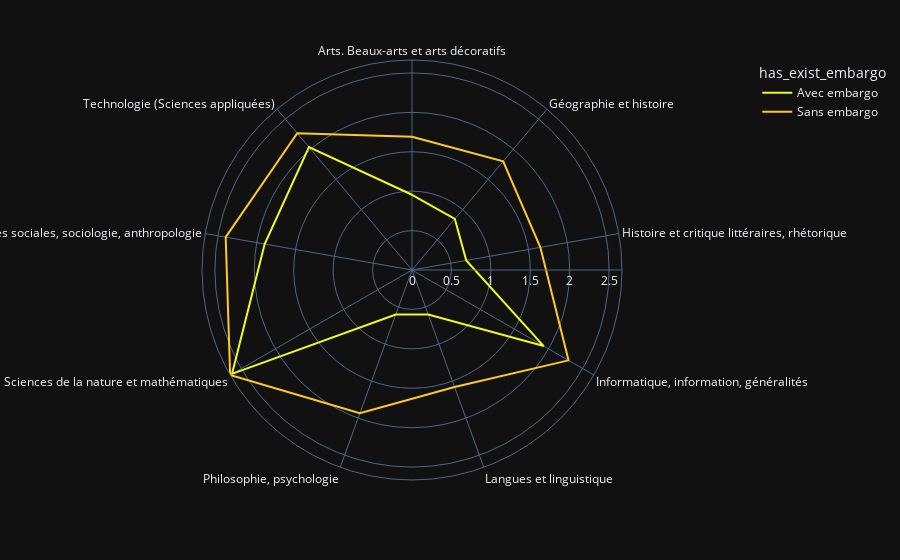

Notebook code for this chart:
### Code cell
t.columns = [str(column) for column in t.columns]
px.line_polar(t, r="log_count", theta="discipline", color="embargo", line_close=True,
                    color_discrete_sequence=px.colors.sequential.Plasma_r,
                    template="plotly_dark",)

### Figure 1 — Plotly figure (JSON) as saved in the notebook; plotly's stock layout.template omitted (floating-point values rounded to 4 significant figures)
{"data": [{"hovertemplate": "has_exist_embargo=Avec embargo<br>log_count=%{r}<br>oai_set_specs_0_regroup_label=%{theta}<extra></extra>", "legendgroup": "Avec embargo", "line": {"color": "#f0f921", "dash": "solid"}, "marker": {"symbol": "circle"}, "mode": "lines", "name": "Avec embargo", "r": [0.9542, 0.8451, 0.699, 1.929, 0.6021, 0.6021, 2.636, 1.898, 2.033, 0.9542], "showlegend": true, "subplot": "polar", "theta": ["Arts. Beaux-arts et arts décoratifs", "Géographie et histoire", "Histoire et critique littéraires, rhétorique", "Informatique, information, généralités", "Langues et linguistique", "Philosophie, psychologie", "Sciences de la nature et mathématiques", "Sciences sociales, sociologie, anthropologie", "Technologie (Sciences appliquées)", "Arts. Beaux-arts et arts décoratifs"], "type": "scatterpolar"}, {"hovertemplate": "has_exist_embargo=Sans embargo<br>log_count=%{r}<br>oai_set_specs_0_regroup_label=%{theta}<extra></extra>", "legendgroup": "Sans embargo", "line": {"color": "#fdca26", "dash": "solid"}, "marker": {"symbol": "circle"}, "mode": "lines", "name": "Sans embargo", "r": [1.69, 1.799, 1.653, 2.292, 1.58, 1.934, 2.664, 2.4, 2.265, 1.69], "showlegend": true, "subplot": "polar", "theta": ["Arts. Beaux-arts et arts décoratifs", "Géographie et histoire", "Histoire et critique littéraires, rhétorique", "Informatique, information, généralités", "Langues et linguistique", "Philosophie, psychologie", "Sciences de la nature et mathématiques", "Sciences sociales, sociologie, anthropologie", "Technologie (Sciences appliquées)", "Arts. Beaux-arts et arts décoratifs"], "type": "scatterpolar"}], "layout": {"legend": {"title": {"text": "has_exist_embargo"}, "tracegroupgap": 0}, "margin": {"t": 60}, "polar": {"angularaxis": {"direction": "clockwise", "rotation": 90}, "domain": {"x": [0, 1], "y": [0, 1]}}}}
